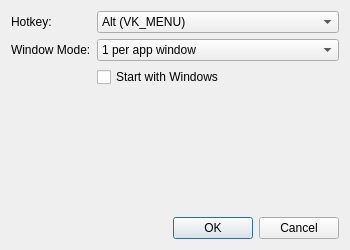
<?xml version="1.0" encoding="UTF-8"?>
<ui version="4.0">
 <class>SettingsDialog</class>
 <widget class="QDialog" name="SettingsDialog">
  <property name="geometry">
   <rect>
    <x>0</x>
    <y>0</y>
    <width>350</width>
    <height>250</height>
   </rect>
  </property>
  <property name="windowTitle">
   <string>Settings</string>
  </property>
  <layout class="QVBoxLayout" name="verticalLayout">
   <item>
    <layout class="QFormLayout" name="formLayout">
     <item row="0" column="0">
      <widget class="QLabel" name="label">
       <property name="text">
        <string>Hotkey:</string>
       </property>
      </widget>
     </item>
     <item row="0" column="1">
      <widget class="QComboBox" name="combo_hotkey">
       <item>
        <property name="text">
         <string>Alt (VK_MENU)</string>
        </property>
       </item>
       <item>
        <property name="text">
         <string>Control (VK_CONTROL)</string>
        </property>
       </item>
      </widget>
     </item>
     <item row="1" column="0">
      <widget class="QLabel" name="label_2">
       <property name="text">
        <string>Window Mode:</string>
       </property>
      </widget>
     </item>
     <item row="1" column="1">
      <widget class="QComboBox" name="combo_windowMode">
       <item>
        <property name="text">
         <string>1 per app window</string>
        </property>
       </item>
       <item>
        <property name="text">
         <string>All windows</string>
        </property>
       </item>
      </widget>
     </item>
     <item row="2" column="1">
      <widget class="QCheckBox" name="check_startup">
       <property name="text">
        <string>Start with Windows</string>
       </property>
      </widget>
     </item>
    </layout>
   </item>
   <item>
    <spacer name="verticalSpacer">
     <property name="orientation">
      <enum>Qt::Vertical</enum>
     </property>
     <property name="sizeHint" stdset="0">
      <size>
       <width>20</width>
       <height>40</height>
      </size>
     </property>
    </spacer>
   </item>
   <item>
    <widget class="QDialogButtonBox" name="buttonBox">
     <property name="orientation">
      <enum>Qt::Horizontal</enum>
     </property>
     <property name="standardButtons">
      <set>QDialogButtonBox::Cancel|QDialogButtonBox::Ok</set>
     </property>
    </widget>
   </item>
  </layout>
 </widget>
 <resources/>
 <connections>
  <connection>
   <sender>buttonBox</sender>
   <signal>accepted()</signal>
   <receiver>SettingsDialog</receiver>
   <slot>accept()</slot>
   <hints>
    <hint type="sourcelabel">
     <x>248</x>
     <y>254</y>
    </hint>
    <hint type="destinationlabel">
     <x>157</x>
     <y>274</y>
    </hint>
   </hints>
  </connection>
  <connection>
   <sender>buttonBox</sender>
   <signal>rejected()</signal>
   <receiver>SettingsDialog</receiver>
   <slot>reject()</slot>
   <hints>
    <hint type="sourcelabel">
     <x>316</x>
     <y>260</y>
    </hint>
    <hint type="destinationlabel">
     <x>286</x>
     <y>274</y>
    </hint>
   </hints>
  </connection>
 </connections>
</ui>
